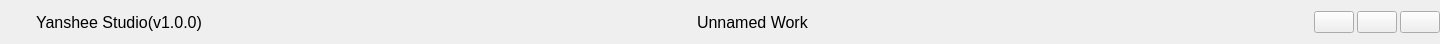
<?xml version="1.0" encoding="UTF-8"?>
<ui version="4.0">
 <class>titlebar</class>
 <widget class="QWidget" name="titlebar">
  <property name="geometry">
   <rect>
    <x>0</x>
    <y>0</y>
    <width>1440</width>
    <height>44</height>
   </rect>
  </property>
  <property name="sizePolicy">
   <sizepolicy hsizetype="Preferred" vsizetype="Fixed">
    <horstretch>0</horstretch>
    <verstretch>0</verstretch>
   </sizepolicy>
  </property>
  <property name="minimumSize">
   <size>
    <width>1280</width>
    <height>0</height>
   </size>
  </property>
  <property name="maximumSize">
   <size>
    <width>16777215</width>
    <height>50</height>
   </size>
  </property>
  <property name="windowTitle">
   <string>Form</string>
  </property>
  <property name="styleSheet">
   <string notr="true"/>
  </property>
  <layout class="QHBoxLayout" name="horizontalLayout">
   <property name="spacing">
    <number>3</number>
   </property>
   <property name="leftMargin">
    <number>3</number>
   </property>
   <property name="topMargin">
    <number>0</number>
   </property>
   <property name="rightMargin">
    <number>0</number>
   </property>
   <property name="bottomMargin">
    <number>0</number>
   </property>
   <item>
    <widget class="QLabel" name="label">
     <property name="minimumSize">
      <size>
       <width>30</width>
       <height>30</height>
      </size>
     </property>
     <property name="maximumSize">
      <size>
       <width>30</width>
       <height>30</height>
      </size>
     </property>
     <property name="pixmap">
      <pixmap resource="res.qrc">:/image/res/image/toolBar/ic_robot.png</pixmap>
     </property>
    </widget>
   </item>
   <item>
    <widget class="QLabel" name="logoLabel">
     <property name="font">
      <font>
       <pointsize>12</pointsize>
      </font>
     </property>
     <property name="text">
      <string>Yanshee Studio(v1.0.0)</string>
     </property>
     <property name="alignment">
      <set>Qt::AlignCenter</set>
     </property>
    </widget>
   </item>
   <item>
    <spacer name="horizontalSpacer">
     <property name="orientation">
      <enum>Qt::Horizontal</enum>
     </property>
     <property name="sizeHint" stdset="0">
      <size>
       <width>415</width>
       <height>20</height>
      </size>
     </property>
    </spacer>
   </item>
   <item>
    <widget class="QLabel" name="fileName">
     <property name="font">
      <font>
       <pointsize>12</pointsize>
      </font>
     </property>
     <property name="text">
      <string>Unnamed Work</string>
     </property>
    </widget>
   </item>
   <item>
    <widget class="QLabel" name="editedIcon">
     <property name="minimumSize">
      <size>
       <width>8</width>
       <height>8</height>
      </size>
     </property>
     <property name="maximumSize">
      <size>
       <width>8</width>
       <height>8</height>
      </size>
     </property>
     <property name="pixmap">
      <pixmap resource="res.qrc">:/image/res/image/titleBar/ic_prompt.png</pixmap>
     </property>
    </widget>
   </item>
   <item>
    <spacer name="horizontalSpacer_2">
     <property name="orientation">
      <enum>Qt::Horizontal</enum>
     </property>
     <property name="sizeHint" stdset="0">
      <size>
       <width>414</width>
       <height>20</height>
      </size>
     </property>
    </spacer>
   </item>
   <item>
    <widget class="QPushButton" name="minBtn"/>
   </item>
   <item>
    <widget class="QPushButton" name="maxBtn"/>
   </item>
   <item>
    <widget class="QPushButton" name="closeBtn"/>
   </item>
  </layout>
 </widget>
 <resources>
  <include location="res.qrc"/>
 </resources>
 <connections/>
</ui>
